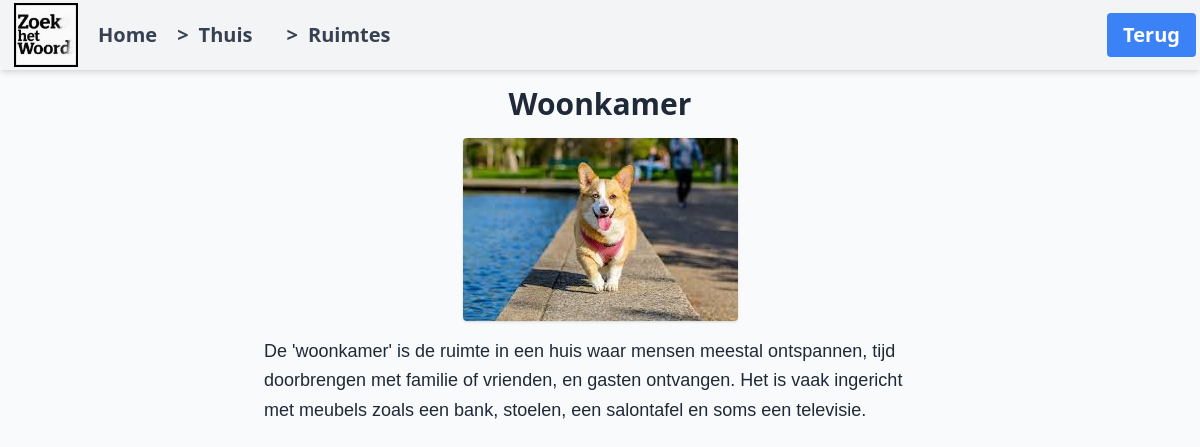
/word/3/, run on the app's committed database.
### ftwapp/models.py (models this page shows, shortened)
class Word(models.Model):
    name = models.CharField(max_length=100)
    image = models.ImageField(upload_to='words/', blank=True, null=True)
    category = models.ForeignKey(Category, on_delete=models.CASCADE,related_name='words', null=True, blank=True)
    subcategory = models.ForeignKey(Subcategory, on_delete=models.CASCADE, related_name='words', null=True, blank=True)
    description = models.TextField(blank=True, null=True)

class Subcategory(models.Model):
    name = models.CharField(max_length=200)
    category = models.ForeignKey(Category, related_name='subcategories', on_delete=models.CASCADE)
    image = models.ImageField(upload_to='subcategories/', blank=True, null=True)

class Category(models.Model):
    name = models.CharField(max_length=100)
    image = models.ImageField(upload_to='categories/')
    parent = models.ForeignKey('self', null=True, blank=True, related_name='child_categories', on_delete=models.CASCADE)

### ftwapp/views.py (the view)
# urls.py: path('word/<int:pk>/', views.word_detail, name='word_detail'),
def word_detail(request, pk):
    word = get_object_or_404(Word, pk=pk)
    return render(request, 'word_detail.html', {'word': word})

### ftwapp/templates/word_detail.html (shortened to what this page needs)
{% extends "base.html" %}
{% load static %}
{% block nav_button %}
<a href="{% url 'subcategory_detail' word.subcategory.pk %}"
    class="bg-blue-500 text-white px-4 py-2 rounded hover:bg-blue-600 transition">Terug</a>
{% endblock %}
{% block breadcrumbs %}
<div class="breadcrumbs">
    <a href="{% url 'category_detail' word.subcategory.category.pk %}">
        <span>&gt;</span> {{ word.subcategory.category.name }}
    </a>
    <a href="{% url 'subcategory_detail' word.subcategory.pk %}">
        <span>&gt;</span> {{ word.subcategory.name }}
    </a>
</div>
{% endblock %}
{% block content %}
<h1 class="text-3xl font-bold mb-4 text-center">{{ word.name }}</h1>
{% if word.image %}
<img src="{{ word.image.url }}" alt="{{ word.name }}" style="max-height: 66vh;" class="mb-4 rounded shadow mx-auto">
{% else %}
<img src="{% static 'images/default.jpg' %}" alt="Default Image" style="max-height: 66vh;" class="mb-4 rounded shadow mx-auto">
{% endif %}
<p class="text-lg leading-relaxed max-w-2xl mx-auto" style="font-family: Verdana, Arial, sans-serif;">{{word.description}}</p>
{% endblock %}

### static/styles.css (style rules this page uses)
nav a, nav button { font-size: 20px; padding: 12px 10px; text-decoration: none; border: none; background: none; cursor: pointer; color: inherit; }
nav a+a, nav button+button { margin-left: 10px; }
.breadcrumbs { display: flex; align-items: center; gap: 4px; }
.breadcrumbs a { display: flex; align-items: center; gap: 10px; text-decoration: none; color: inherit; }
.breadcrumbs span { font-size: 20px; }

### data on the page
Word: subcategory.category.name "Thuis", subcategory.name "Ruimtes", name "Woonkamer", description "De 'woonkamer' is de ruimte in een huis waar mensen meestal ontspannen, tijd doorbrengen met familie of vrienden, en gasten ontvangen. Het is vaak ingericht met meubels zoals een bank, stoelen, een salontafel en soms een televisie."
